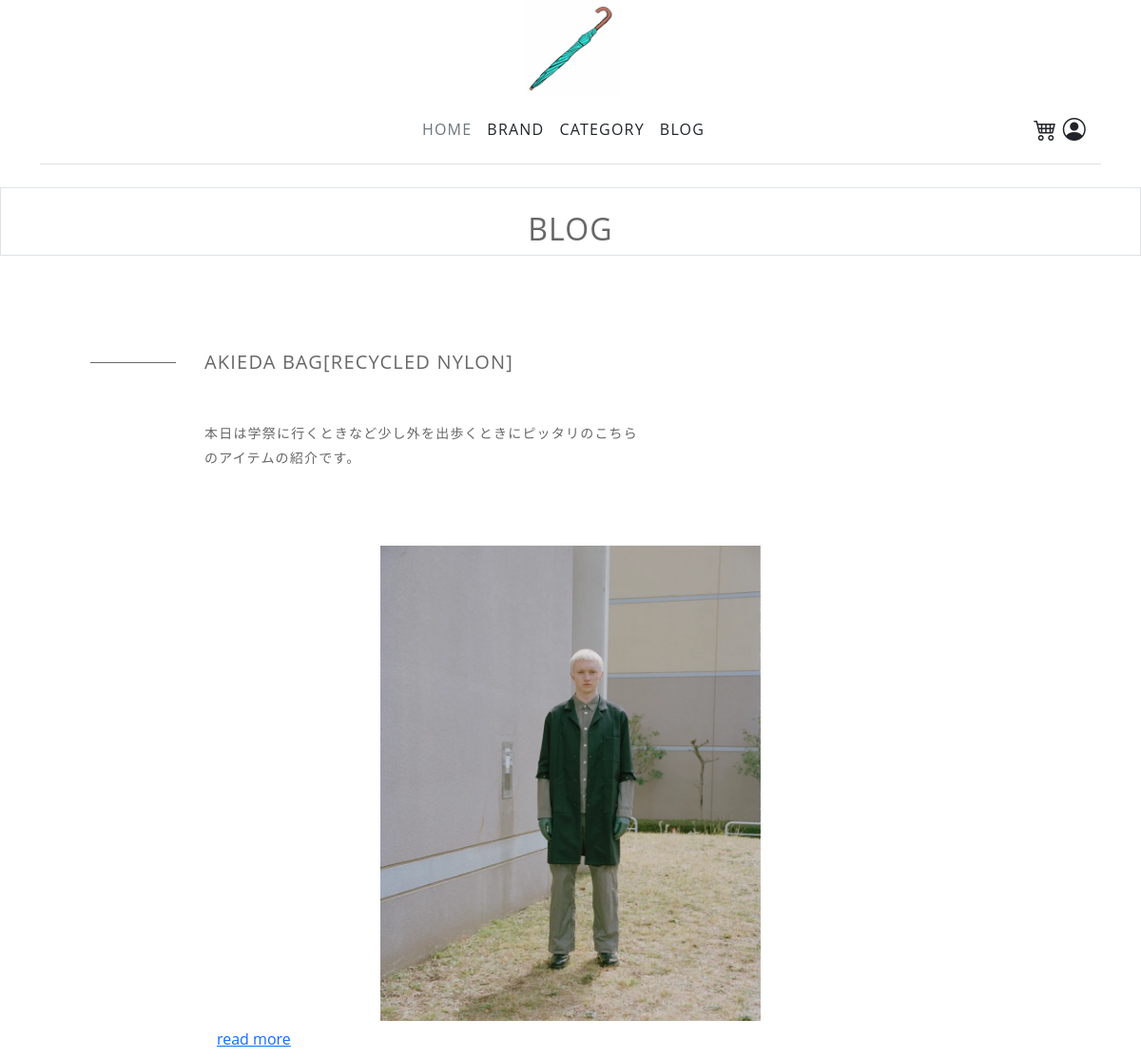
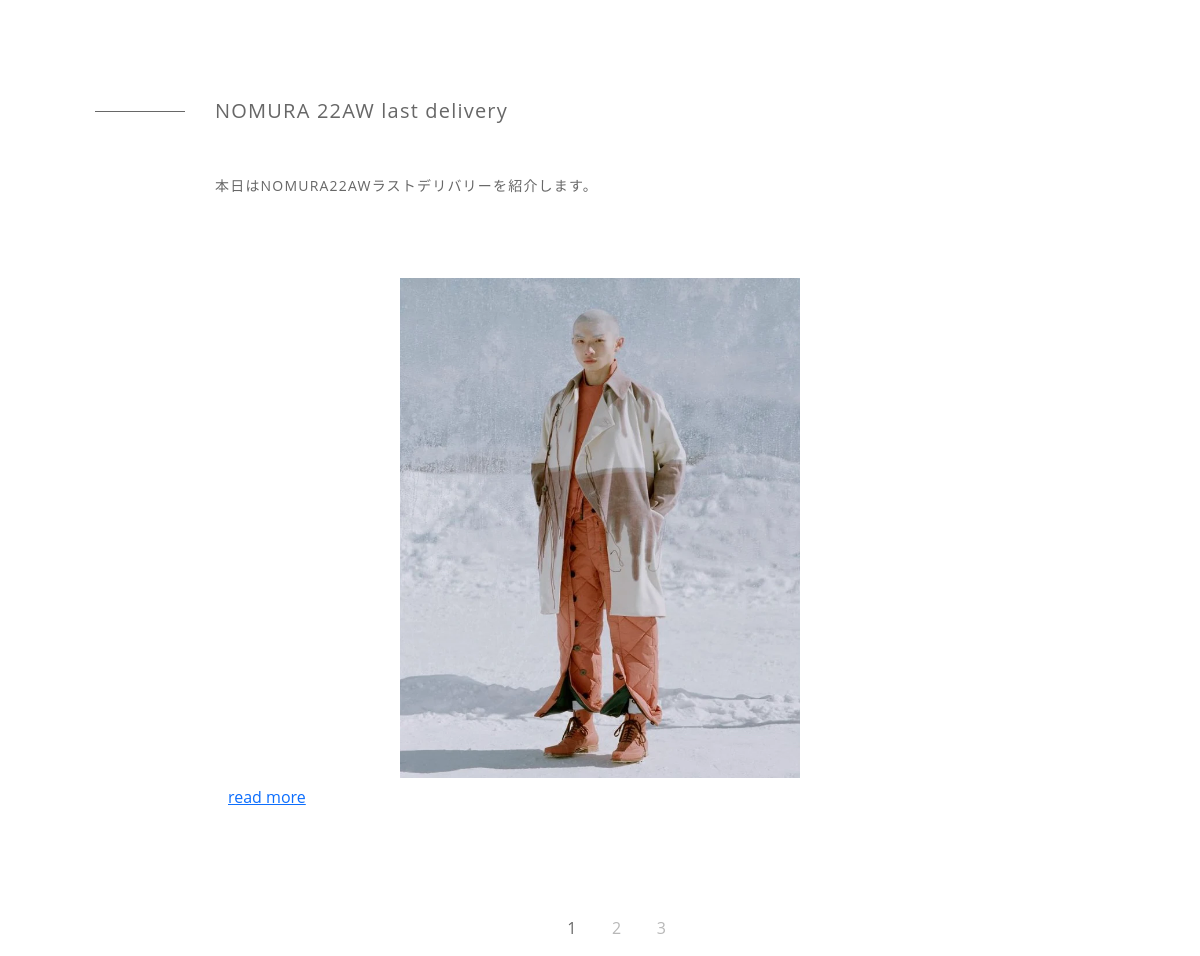
Screenshot of /teamAphp/bloghome.php with the database file from the repository (2 pictures, top to bottom).
### tables this page shows
CREATE TABLE `blog` (
  `item_id` int(11) NOT NULL,
  `blog_date` date NOT NULL DEFAULT current_timestamp(),
  `blog_image` varchar(191) NOT NULL,
  `blog_title` varchar(191) NOT NULL,
  `blog_headline` varchar(191) NOT NULL,
  `blog_contents` varchar(191) NOT NULL
);

### teamAphp/bloghome.php (the view, shortened to what this page needs)
<!DOCTYPE html>
<html>
<head>
<link rel="stylesheet" href="https://maxcdn.bootstrapcdn.com/bootstrap/4.0.0/css/bootstrap.min.css">
<link rel="stylesheet" href="https://cdn.jsdelivr.net/npm/bootstrap@5.1.3/dist/css/bootstrap.min.css">
<link rel="stylesheet" href="https://cdn.jsdelivr.net/npm/bootstrap-icons@1.8.2/font/bootstrap-icons.css">
<link rel="stylesheet" href="css/blogstyle.css">
</head>
<body>
<?php require_once 'header.php'?>
<div class="border col-12 text-center">
		<br>
		<h2>BLOG</h2>
</div>
<?php
$pdo = new PDO('mysql:host=localhost;dbname=teamadb;charset=utf8','webuser','abccsd2');
$sql = "SELECT * FROM blog ORDER BY blog_date DESC LIMIT 0,2";
$ps = $pdo->prepare($sql);
$ps->execute();
foreach($ps->fetchAll() as $row){
?>
	<div class="content col-12">
		<h2 class="title"><?php echo $row['blog_title']?></h2>
		<p class="text">
		  <?php echo $row['blog_headline']?>
		</p>
		<div class="text-center">
			<img src=<?php echo $row['blog_image']?> alt="" width="400" height="500">
		</div>
		<div class="text-left">
		<form action="blog.php" method="post">
		<button type="submit" class="btn btn-link">read more</button>
		</form>
		</div>
	  </div>
<?php } ?>
	  <div class="text-center">
		  <p>　　1</a>　　<a href="bloghome2.php">2</a>　　<a href="bloghome3.php">3</a>　　</p>
	  </div>
</body>

### teamAphp/css/blogstyle.css (style rules this page uses)
html { font-size: 100%; }
body { color: #676767; font-family: 'Open Sans', sans-serif; letter-spacing: 1.2px; }
img { max-width: 100%; }
.content { max-width: 800px; margin: 100px auto; }
.title { display: inline-block; font-size: 1.25rem; font-weight: normal; margin-bottom: 50px; position: relative; }
.title::before { content: ""; width: 90px; height: 1px; background-color: #676767; position: absolute; top: 50%; left: -120px; }
.text { max-width: 460px; font-size: 0.875rem; line-height: 1.8; margin-bottom: 80px; }
a { color: rgb(184, 184, 184); text-decoration: none; }

### rows the page displays
blog: blog_title "AKIEDA BAG[RECYCLED NYLON]", blog_headline "本日は学祭に行くときなど少し外を出歩くときにピッタリのこちらのアイテムの紹介です。", blog_image (picture)
blog: blog_title "NOMURA 22AW last delivery", blog_headline "本日はNOMURA22AWラストデリバリーを紹介します。", blog_image (picture)
